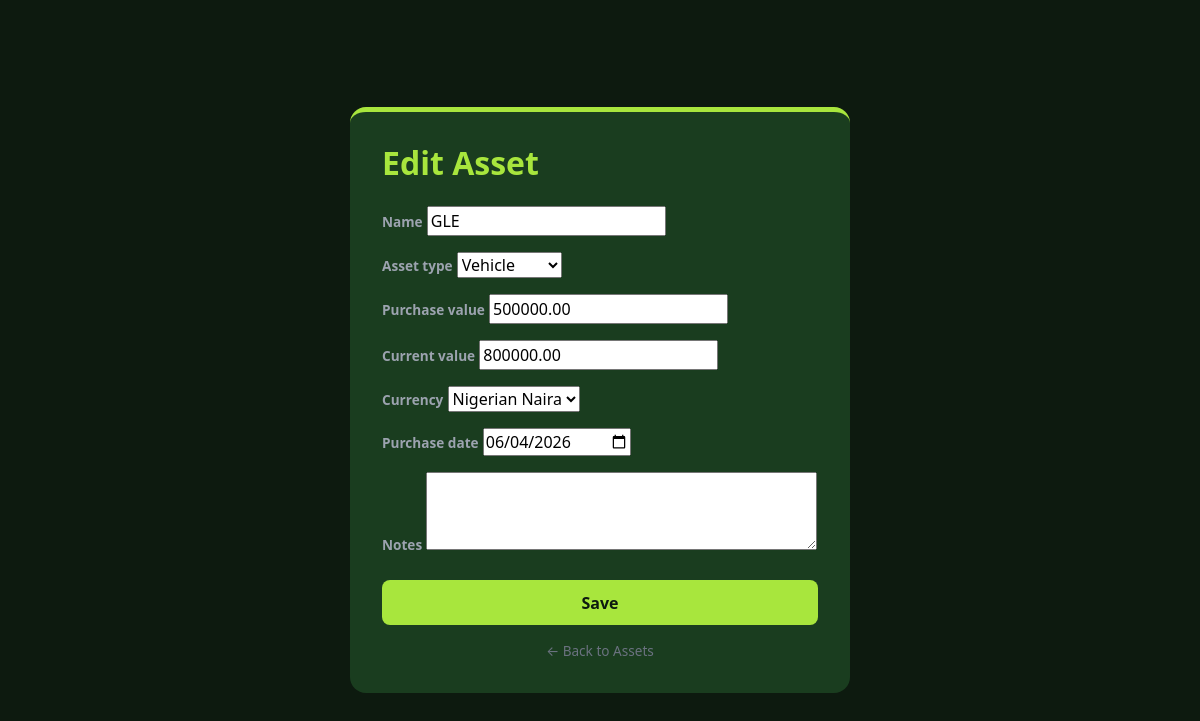
The app's page /portfolio/assets/edit/2/ (signed in) with its own data.
### portfolio/models.py (models this page shows, shortened)
class Asset(models.Model):
    ASSET_TYPES = [
        ('real_estate', 'Real Estate'),
        ('vehicle', 'Vehicle'),
        ('land', 'Land'),
        ('other', 'Other'),
    ]
    CURRENCY_CHOICES = [
        ('USD', 'US Dollar'),
        ('NGN', 'Nigerian Naira'),
        ('EUR', 'Euro'),
        ('GBP', 'British Pound'),
    ]
    STATUS_CHOICES = [
        ('active', 'Active'),
        ('sold', 'Sold'),
    ]
    user = models.ForeignKey(User, on_delete=models.CASCADE)
    name = models.CharField(max_length=200)
    asset_type = models.CharField(max_length=50, choices=ASSET_TYPES)
    purchase_value = models.DecimalField(max_digits=15, decimal_places=2)
    current_value = models.DecimalField(max_digits=15, decimal_places=2)
    currency = models.CharField(max_length=3, choices=CURRENCY_CHOICES, default='NGN')
    purchase_date = models.DateField()
    notes = models.TextField(blank=True, null=True)
    status = models.CharField(max_length=10, choices=STATUS_CHOICES, default='active')
    sale_price = models.DecimalField(max_digits=15, decimal_places=2, null=True, blank=True)
    sale_date = models.DateField(null=True, blank=True)
    created_at = models.DateTimeField(auto_now_add=True)

### portfolio/views.py (the view)
# urls.py: path('assets/edit/<int:pk>/', views.asset_edit, name='asset_edit'),
@login_required
def asset_edit(request, pk):
    asset = get_object_or_404(Asset, pk=pk, user=request.user)
    if request.method == 'POST':
        form = AssetEditForm(request.POST, instance=asset)
        if form.is_valid():
            form.save()
            messages.success(request, 'Asset updated successfully!')
            return redirect('portfolio:asset_list')
    else:
        form = AssetEditForm(instance=asset)
    return render(request, 'portfolio/asset_form.html', {'form': form, 'title': 'Edit Asset'})

### portfolio/forms.py
class AssetEditForm(forms.ModelForm):
    class Meta:
        model = Asset
        fields = ['name', 'asset_type', 'purchase_value', 'current_value', 'currency', 'purchase_date', 'notes']
        widgets = {
            'purchase_date': forms.DateInput(attrs={'type': 'date'}),
            'notes': forms.Textarea(attrs={'rows': 3}),
        }

### templates/portfolio/asset_form.html (shortened to what this page needs)
<!DOCTYPE html>
<html lang="en">
<head>
    <link href="https://cdn.jsdelivr.net/npm/bootstrap@5.3.0/dist/css/bootstrap.min.css" rel="stylesheet">
</head>
<body>
    <div class="card">
        <h2>{{ title }}</h2>
        <form method="POST">
            {% for field in form %}
            <div class="mb-3">
                <label>{{ field.label }}</label>
                {{ field }}
            </div>
            {% endfor %}
            <button type="submit" class="btn-submit mt-2">Save</button>
        </form>
        <a href="/portfolio/assets/" class="back-link">← Back to Assets</a>
    </div>
</body>
</html>

### templates/portfolio/asset_form.html (style rules this page uses)
body { background-color: #0d1a0f; color: #ffffff; min-height: 100vh; display: flex; align-items: center; justify-content: center; }
.card { background-color: #1a3d1f; border: none; border-radius: 16px; padding: 2rem; width: 100%; max-width: 500px; border-top: 5px solid #a8e63d; }
h2 { color: #a8e63d; font-weight: 700; margin-bottom: 1.5rem; }
label { color: #9ca3af; font-size: 0.85rem; font-weight: 600; }
.btn-submit { background-color: #a8e63d; border: none; border-radius: 8px; padding: 0.65rem; font-weight: 700; color: #0d1a0f; width: 100%; }
.back-link { color: #6b7280; font-size: 0.85rem; text-decoration: none; display: block; text-align: center; margin-top: 1rem; }
select option { background-color: #1a3d1f; }

### records on screen
Asset: form "GLE" "Vehicle" "500000.00" "800000.00" "Nigerian Naira" "06/04/2026"

### other values on screen
{{ title }} "Edit Asset"
{{ field.label }} "Name" "Asset type" "Purchase value" "Current value" "Currency" "Purchase date" "Notes"
